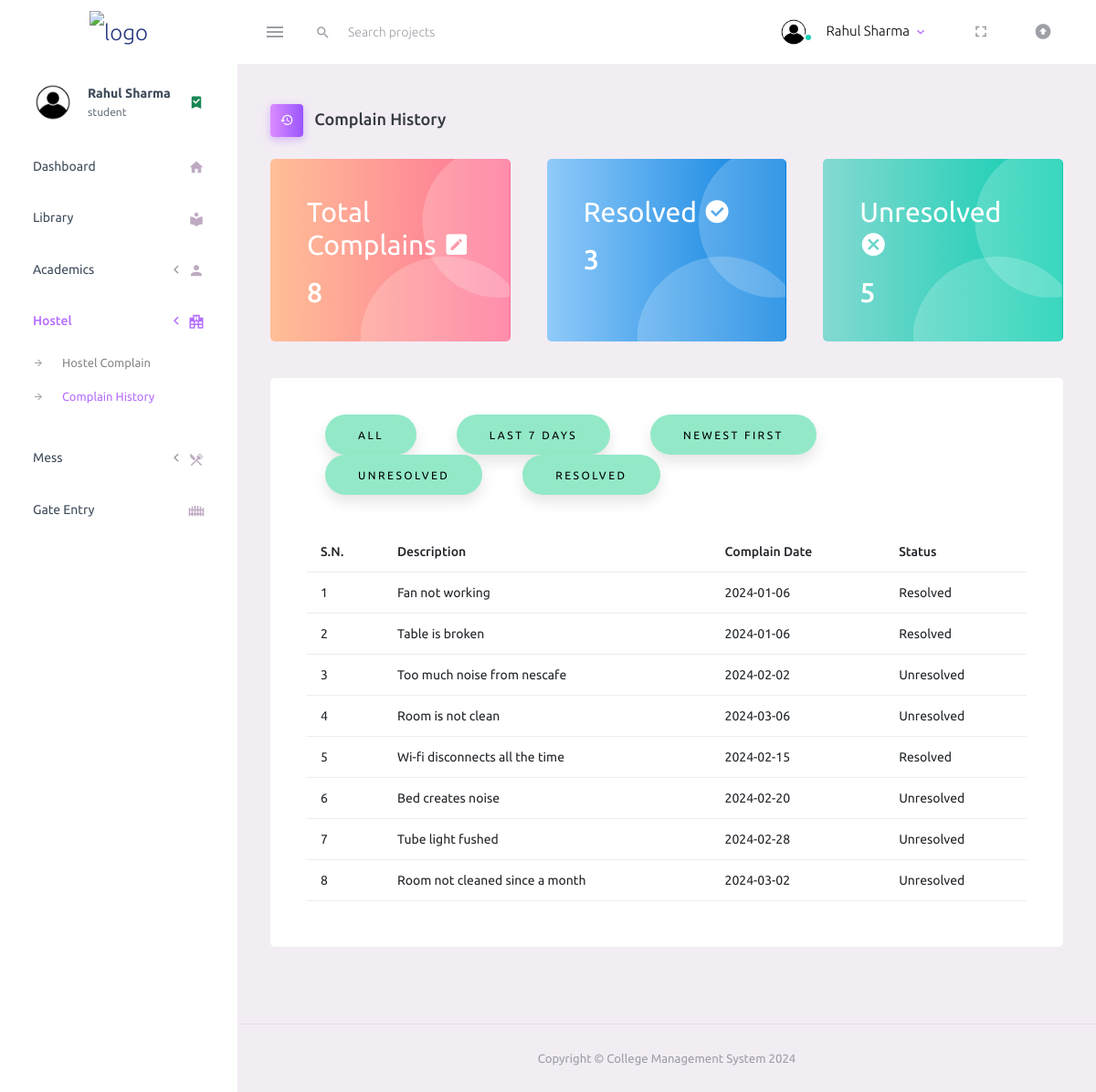
The app's page /dashboard/hostel_complain_history.php (signed in) with its own data.
### tables this page shows
create table MAKES_HOSTEL(
	COMPLAIN_ID INT auto_increment PRIMARY KEY,
    DESCRIPTION varchar(100),
    ROLL_NO varchar(10),
    COMPLAIN_DATE date,
    STATUS varchar(20),
    foreign key(ROLL_NO) references STUDENT(ROLL_NO)
);

### dashboard/hostel_complain_history.php (the view, shortened to what this page needs)
<?php
require_once "C:\\xampp\\htdocs\\CMS\\config.php";
$sql = "SELECT description, complain_date, status
          FROM makes_hostel
          WHERE ROLL_NO = ?;";
$stmt = mysqli_prepare($conn, $sql);
mysqli_stmt_bind_param($stmt, "s", $param_id);
?>
<!DOCTYPE html>
<html lang="en">
<head>
  <link rel="stylesheet" href="http://localhost/Dashboard/assets/vendors/mdi/css/materialdesignicons.min.css">
  <link rel="stylesheet" href="http://localhost/Dashboard/assets/vendors/css/vendor.bundle.base.css">
  <link rel="stylesheet" href="http://localhost/Dashboard/assets/css/myStyle.css">
  <link rel="stylesheet" href="http://localhost/Dashboard/assets/css/style.css">
</head>
<body>
  <div class="container-scroller">
    <nav class="navbar default-layout-navbar col-lg-12 col-12 p-0 fixed-top d-flex flex-row">
      <div class="text-center navbar-brand-wrapper d-flex align-items-center justify-content-center">
        <a class="navbar-brand brand-logo" href="http://localhost/Dashboard/dashboard_student.php"><img src="images/cms.png" alt="logo" style="height: 50px; width:230px;"></a>
      </div>
      <div class="navbar-menu-wrapper d-flex align-items-stretch">
        <button class="navbar-toggler navbar-toggler align-self-center" type="button" data-toggle="minimize">
          <span class="mdi mdi-menu"></span>
        </button>
        <div class="search-field d-none d-md-block">
          <form class="d-flex align-items-center h-100" action="#">
            <div class="input-group">
              <div class="input-group-prepend bg-transparent">
                <i class="input-group-text border-0 mdi mdi-magnify"></i>
              </div>
              <input type="text" class="form-control bg-transparent border-0" placeholder="Search projects">
            </div>
          </form>
        </div>
        <ul class="navbar-nav navbar-nav-right">
          <li class="nav-item nav-profile dropdown">
            <a class="nav-link dropdown-toggle" id="profileDropdown" href="#" data-bs-toggle="dropdown" aria-expanded="false">
              <div class="nav-profile-img">
                <img src="assets/images/faces/account.png" alt="image">
                <span class="availability-status online"></span>
              </div>
              <div class="nav-profile-text">
                <p class="mb-1 text-black"><?php echo $_SESSION['name'] ?></p>
              </div>
            </a>
          </li>
          <li class="nav-item d-none d-lg-block full-screen-link">
            <a class="nav-link">
              <i class="mdi mdi-fullscreen" id="fullscreen-button"></i>
            </a>
          </li>
          <li class="nav-item d-none d-lg-block">
            <a class="nav-link" href="#">
              <i class="mdi mdi-arrow-up-bold-circle"></i>
            </a>
          </li>
        </ul>
      </div>
    </nav>
    <div class="container-fluid page-body-wrapper">
      <nav class="sidebar sidebar-offcanvas" id="sidebar">
        <ul class="nav">
          <li class="nav-item nav-profile">
            <a href="#" class="nav-link">
              <div class="nav-profile-image">
                <img src="assets/images/faces/account.png" alt="profile">
              </div>
              <div class="nav-profile-text d-flex flex-column">
                <span class="font-weight-bold mb-2"><?php echo $_SESSION['name'] ?></span>
                <span class="text-secondary text-small"><?php echo $_SESSION['user'] ?></span>
              </div>
              <i class="mdi mdi-bookmark-check text-success nav-profile-badge"></i>
            </a>
          </li>
          <li class="nav-item">
            <a class="nav-link" href="http://localhost/Dashboard/dashboard_student.php">
              <span class="menu-title">Dashboard</span>
              <i class="mdi mdi-home menu-icon"></i>
            </a>
          </li>
          <li class="nav-item">
            <a class="nav-link" href="http://localhost/Dashboard/library.php">
              <span class="menu-title">Library</span>
              <i class="mdi mdi-library menu-icon"></i>
            </a>
          </li>
          <li class="nav-item">
            <a class="nav-link" data-bs-toggle="collapse" href="#general-pages3" aria-expanded="false" aria-controls="general-pages3">
              <span class="menu-title">Academics</span>
              <i class="menu-arrow"></i>
              <i class="mdi mdi-account menu-icon"></i>
            </a>
          </li>
          <li class="nav-item">
            <a class="nav-link" data-bs-toggle="collapse" href="#general-pages1" aria-expanded="false" aria-controls="general-pages1">
              <span class="menu-title">Hostel</span>
              <i class="menu-arrow"></i>
              <i class="mdi mdi-hospital-building menu-icon"></i>
            </a>
            <div class="collapse" id="general-pages1">
              <ul class="nav flex-column sub-menu">
                <li class="nav-item"> <a class="nav-link" href="http://localhost/Dashboard/hostel_complain.php"> Hostel Complain </a></li>
                <li class="nav-item"> <a class="nav-link" href="http://localhost/Dashboard/hostel_complain_history.php"> Complain History </a></li>
              </ul>
            </div>
          </li>
          <li class="nav-item">
            <a class="nav-link" data-bs-toggle="collapse" href="#general-pages2" aria-expanded="false" aria-controls="general-pages2">
              <span class="menu-title">Mess</span>
              <i class="menu-arrow"></i>
              <i class="mdi mdi-silverware-variant menu-icon"></i>
            </a>
          </li>
          <li class="nav-item">
            <a class="nav-link" href="http://localhost/Dashboard/gate_entry.php">
              <span class="menu-title">Gate Entry</span>
              <i class="mdi mdi-gate menu-icon"></i>
            </a>
          </li>
        </ul>
      </nav>
      <div class="main-panel">
        <div class="content-wrapper">
          <div class="page-header">
            <h3 class="page-title">
              <span class="page-title-icon bg-gradient-primary text-white me-2">
                <i class="mdi mdi-history"></i>
              </span> Complain History
            </h3>
          </div>
          <?php
          if (mysqli_stmt_execute($stmt)) {
            $result = mysqli_stmt_get_result($stmt);
            $total_complains = 0;
            $total_resolved_complains = 0;
            $total_unresolved_complains = 0;
            if (mysqli_num_rows($result) > 0) {
              while ($row = mysqli_fetch_assoc($result)) {
                if ($row["status"] == "Resolved")
                  $total_resolved_complains = $total_resolved_complains + 1;
                if ($row["status"] == "Unresolved")
                  $total_unresolved_complains = $total_unresolved_complains + 1;
                $total_complains = $total_complains + 1;
              }
            }
          }
          ?>
          <div class="row">
            <div class="col-md-4 stretch-card grid-margin">
              <div class="card bg-gradient-danger card-img-holder text-white" style="height: 200px;">
                <div class="card-body">
                  <img src="assets/images/dashboard/circle.svg" class="card-img-absolute" alt="circle-image" />
                  <h2 class="font-weight-normal mb-3">Total Complains <i class="mdi mdi-pencil-box mdi-30px float-right"></i>
                  </h2>
                  <h2 class="mb-5"><?php echo $total_complains ?></h2>
                </div>
              </div>
            </div>
            <div class="col-md-4 stretch-card grid-margin">
              <div class="card bg-gradient-info card-img-holder text-white" style="height: 200px;">
                <div class="card-body">
                  <img src="assets/images/dashboard/circle.svg" class="card-img-absolute" alt="circle-image" />
                  <h2 class="font-weight-normal mb-3">Resolved <i class="mdi mdi-check-circle mdi-30px float-right"></i>
                  </h2>
                  <h2 class="mb-5"><?php echo $total_resolved_complains ?></h2>
                </div>
              </div>
            </div>
            <div class="col-md-4 stretch-card grid-margin">
              <div class="card bg-gradient-success card-img-holder text-white" style="height: 200px;">
                <div class="card-body">
                  <img src="assets/images/dashboard/circle.svg" class="card-img-absolute" alt="circle-image" />
                  <h2 class="font-weight-normal mb-3">Unresolved <i class="mdi mdi-close-circle mdi-30px float-right"></i>
                  </h2>
                  <h2 class="mb-5"><?php echo $total_unresolved_complains ?></h2>
                </div>
              </div>
            </div>
          </div>
          <div class="row">
            <div class="col-lg-12 grid-margin stretch-card">
              <div class="card">
                <div class="card-body">
                  <table class="table">
                    <div class="col-12 grid-margin">
                      <div class="template-demo">
                        <form action="" method="get">
                          <button type="submit" class="button" name="filter" value="all">All</button>
                          <button type="submit" class="button" name="filter" value="last7days">Last 7 Days</button>
                          <button type="submit" class="button" name="filter" value="newestFirst">Newest First</button>
                          <button type="submit" class="button" name="filter" value="unresolved">Unresolved</button>
                          <button type="submit" class="button" name="filter" value="resolved">Resolved</button>
                        </form>
                      </div>
                    </div>
                    <thead>
                      <tr>
                        <th>S.N.</th>
                        <th>Description</th>
                        <th>Complain Date</th>
                        <th>Status</th>
                      </tr>
                    </thead>
                    <tbody>
                      <?php
                      if (mysqli_stmt_execute($stmt)) {
                        $result = mysqli_stmt_get_result($stmt);
                        if (mysqli_num_rows($result) > 0) {
                          $sno = 1;
                          while ($row = mysqli_fetch_assoc($result)) {
                            echo "<tr>";
                            echo "<td>" . $sno . "</td>";
                            echo "<td>" . $row["description"] . "</td>";
                            echo "<td>" . $row["complain_date"] . "</td>";
                            echo "<td>" . $row["status"] . "</td>";
                            echo "</tr>";
                            $sno = $sno + 1;
                          }
                        } else {
                          $flag = 1;
                        }
                      }
                      ?>
                    </tbody>
                  </table>
                </div>
              </div>
            </div>
          </div>
        </div>
        <footer class="footer">
          <div class="container-fluid d-flex justify-content-center">
            <span class="text-muted d-block text-center text-sm-start d-sm-inline-block">Copyright © College Management System 2024</span>
          </div>
        </footer>
      </div>
    </div>
  </div>
</body>
</html>

### dashboard/assets/css/myStyle.css (style rules this page uses)
.button { padding: 1.3em 3em; margin-inline: 20px; font-size: 12px; text-transform: uppercase; letter-spacing: 2.5px; font-weight: 500; color: #000; background-color: #93e9c7; border: none; border-radius: 45px; box-shadow: 0px 8px 15px rgba(0, 0, 0, 0.1); transition: all 0.3s ease 0s; cursor: pointer; outline: none; }

### records on screen
makes_hostel: DESCRIPTION "Fan not working", COMPLAIN_DATE "2024-01-06", STATUS "Resolved"
makes_hostel: DESCRIPTION "Table is broken", COMPLAIN_DATE "2024-01-06", STATUS "Resolved"
makes_hostel: DESCRIPTION "Too much noise from nescafe", COMPLAIN_DATE "2024-02-02", STATUS "Unresolved"
makes_hostel: DESCRIPTION "Room is not clean", COMPLAIN_DATE "2024-03-06", STATUS "Unresolved"
makes_hostel: DESCRIPTION "Wi-fi disconnects all the time", COMPLAIN_DATE "2024-02-15", STATUS "Resolved"
makes_hostel: DESCRIPTION "Bed creates noise", COMPLAIN_DATE "2024-02-20", STATUS "Unresolved"
makes_hostel: DESCRIPTION "Tube light fushed", COMPLAIN_DATE "2024-02-28", STATUS "Unresolved"
makes_hostel: DESCRIPTION "Room not cleaned since a month", COMPLAIN_DATE "2024-03-02", STATUS "Unresolved"

### other values on screen
$_SESSION['name'] "Rahul Sharma"
$_SESSION['user'] "student"
$total_complains "8"
$total_resolved_complains "3"
$total_unresolved_complains "5"
